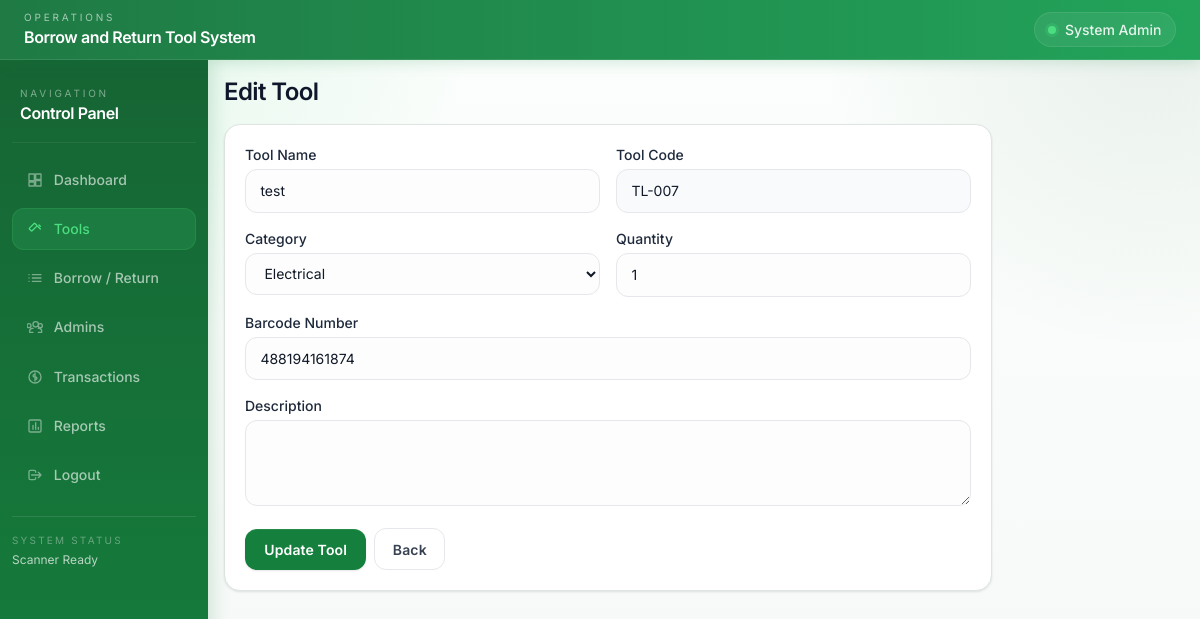
The app's page /tools/8/edit (signed in) with its own data.
### tables this page shows
CREATE TABLE tools (
            id INTEGER PRIMARY KEY AUTOINCREMENT,
            tool_name TEXT NOT NULL,
            tool_code TEXT NOT NULL UNIQUE,
            category TEXT NOT NULL,
            description TEXT,
            quantity INTEGER NOT NULL DEFAULT 0,
            available_quantity INTEGER NOT NULL DEFAULT 0,
            barcode TEXT NOT NULL UNIQUE,
            barcode_image TEXT,
            status TEXT NOT NULL DEFAULT 'Available',
            date_added TEXT NOT NULL
        , tool_image TEXT);

### app.py (the view, shortened to what this page needs)
@app.route("/tools/<int:tool_id>/edit", methods=["GET", "POST"])
@login_required
def edit_tool(tool_id):
    db = get_db()
    tool = db.execute("SELECT * FROM tools WHERE id = ?", (tool_id,)).fetchone()
    if tool is None:
        flash("Tool not found.", "danger")
        return redirect(url_for("tools"))
    return render_template(
        "edit_tool.html",
        tool=tool,
        category_options=get_category_options(tool["category"]),
    )

### app.py (called while the page is built)
def get_db():
    if "db" not in g:
        g.db = sqlite3.connect(DATABASE_PATH)
        g.db.row_factory = sqlite3.Row
        ensure_schema(g.db)
    return g.db

def login_required(view_func):
    @wraps(view_func)
    def wrapped_view(*args, **kwargs):
        if session.get("admin_id") is None:
            flash("Please log in to continue.", "warning")
            return redirect(url_for("login"))
        return view_func(*args, **kwargs)
    return wrapped_view

def get_category_options(selected_category=None):
    options = list(CATEGORY_OPTIONS)
    if selected_category and selected_category not in options:
        options.append(selected_category)
    return options

### templates/edit_tool.html (shortened to what this page needs)
{% extends 'base.html' %}
{% block content %}
<div class="max-w-3xl">
    <h2 class="text-2xl font-semibold text-slate-900 tracking-tight mb-4">Edit Tool</h2>
    <form method="post" class="bg-white rounded-2xl p-5 card-soft space-y-4">
        <div class="grid grid-cols-1 md:grid-cols-2 gap-4">
            <div>
                <label class="block text-sm font-medium mb-1">Tool Name</label>
                <input type="text" name="tool_name" value="{{ tool.tool_name }}" class="input-field" required />
            </div>
            <div>
                <label class="block text-sm font-medium mb-1">Tool Code</label>
                <input type="text" value="{{ tool.tool_code }}" class="input-field bg-slate-50" readonly />
            </div>
            <div>
                <label class="block text-sm font-medium mb-1">Category</label>
                <select name="category" class="input-field" required>
                    {% for category in category_options %}
                    <option value="{{ category }}" {% if tool.category == category %}selected{% endif %}>{{ category }}</option>
                    {% endfor %}
                </select>
            </div>
            <div>
                <label class="block text-sm font-medium mb-1">Quantity</label>
                <input type="number" name="quantity" min="0" value="{{ tool.quantity }}" class="input-field" required />
            </div>
        </div>
        <div>
            <label class="block text-sm font-medium mb-1">Barcode Number</label>
            <input type="text" name="barcode" value="{{ tool.barcode }}" class="input-field" required />
        </div>
        <div>
            <label class="block text-sm font-medium mb-1">Description</label>
            <textarea name="description" rows="3" class="input-field">{{ tool.description }}</textarea>
        </div>
        <div class="flex items-center gap-2">
            <button type="submit" class="btn-primary">Update Tool</button>
            <a href="{{ url_for('tools') }}" class="btn-outline">Back</a>
        </div>
    </form>
</div>
{% endblock %}

### static/css/styles.css (style rules this page uses)
:root { --g-950: #052e16; --g-900: #14532d; --g-800: #166534; --g-700: #15803d; --g-600: #16a34a; --g-500: #22c55e; --g-400: #4ade80; --g-200: #bbf7d0; --g-100: #dcfce7; --g-50: #f0fdf4; --n-900: #111827; --n-800: #1f2937; --n-700: #374151; --n-600: #4b5563; --n-500: #6b7280; --n-400: #9ca3af; --n-300: #d1d5db; --n-200: #e5e7eb; --n-100: #f3f4f6; --n-50: #f9fafb; --white: #ffffff; --sh-xs: 0 1px 2px rgba(0,0,0,0.05); --sh-sm: 0 1px 3px rgba(0,0,0,0.07), 0 1px 2px rgba(0,0,0,0.04); --sh-md: 0 4px 12px rgba(0,0,0,0.07), 0 2px 4px rgba(0,0,0,0.04); --sh-lg: 0 8px 24px rgba(0,0,0,0.08), 0 3px 6px rgba(0,0,0,0.04); --sh-xl: 0 20px 40px rgba(0,0,0,0.10), 0 6px 12px rgba(0,0,0,0.05); --sidebar-bg: #166534; --radius: 0.75rem; --radius-lg: 1rem; --radius-xl: 1.25rem; }
*,*::before,*::after { box-sizing: border-box; }
* { font-family: 'Inter', -apple-system, BlinkMacSystemFont, 'Segoe UI', sans-serif; }
body { background-color: var(--n-50); background-image: radial-gradient(circle at 8% -5%, rgba(34, 197, 94, 0.12), transparent 28%), radial-gradient(circle at 96% 2%, rgba(20, 83, 45, 0.08), transparent 24%), linear-gradient(180deg, #fbfefc 0%, #f8fbf9 55%, #f6f8f7 100%); color: var(--n-900); min-height: 100vh; -webkit-font-smoothing: antialiased; -moz-osx-font-smoothing: grayscale; }
.app-body { position: relative; }
.card-soft { background: var(--white); border: 1px solid #dfe6e2; border-radius: var(--radius-lg); box-shadow: var(--sh-sm); }
.input-field { border: 1.5px solid var(--n-200); background: #fcfdfc; border-radius: var(--radius); padding: 0.65rem 0.9rem; width: 100%; outline: none; font-size: 0.875rem; color: var(--n-900); transition: border-color 0.18s, box-shadow 0.18s, background-color 0.18s; }
.input-field::placeholder { color: var(--n-400); }
.btn-primary { display: inline-flex; justify-content: center; align-items: center; gap: 0.4rem; background: var(--g-700); color: #fff; border-radius: var(--radius); padding: 0.62rem 1.2rem; font-size: 0.875rem; font-weight: 600; border: none; cursor: pointer; transition: background 0.15s, transform 0.12s, box-shadow 0.15s; box-shadow: 0 1px 2px rgba(0,0,0,0.1), inset 0 1px 0 rgba(255,255,255,0.08); text-decoration: none; white-space: nowrap; letter-spacing: 0.01em; }
.btn-outline { display: inline-flex; justify-content: center; align-items: center; gap: 0.4rem; border: 1.5px solid var(--n-200); color: var(--n-700); background: var(--white); border-radius: var(--radius); padding: 0.6rem 1.1rem; font-size: 0.875rem; font-weight: 600; cursor: pointer; transition: all 0.15s; text-decoration: none; white-space: nowrap; letter-spacing: 0.01em; }

### records on screen
tools: tool_name "test", tool_code "TL-007", category "Electrical", quantity "1", barcode "488194161874"

### other values on screen
{{ session.get('admin_full_name') or session.get('admin_username') }} "System Admin"
